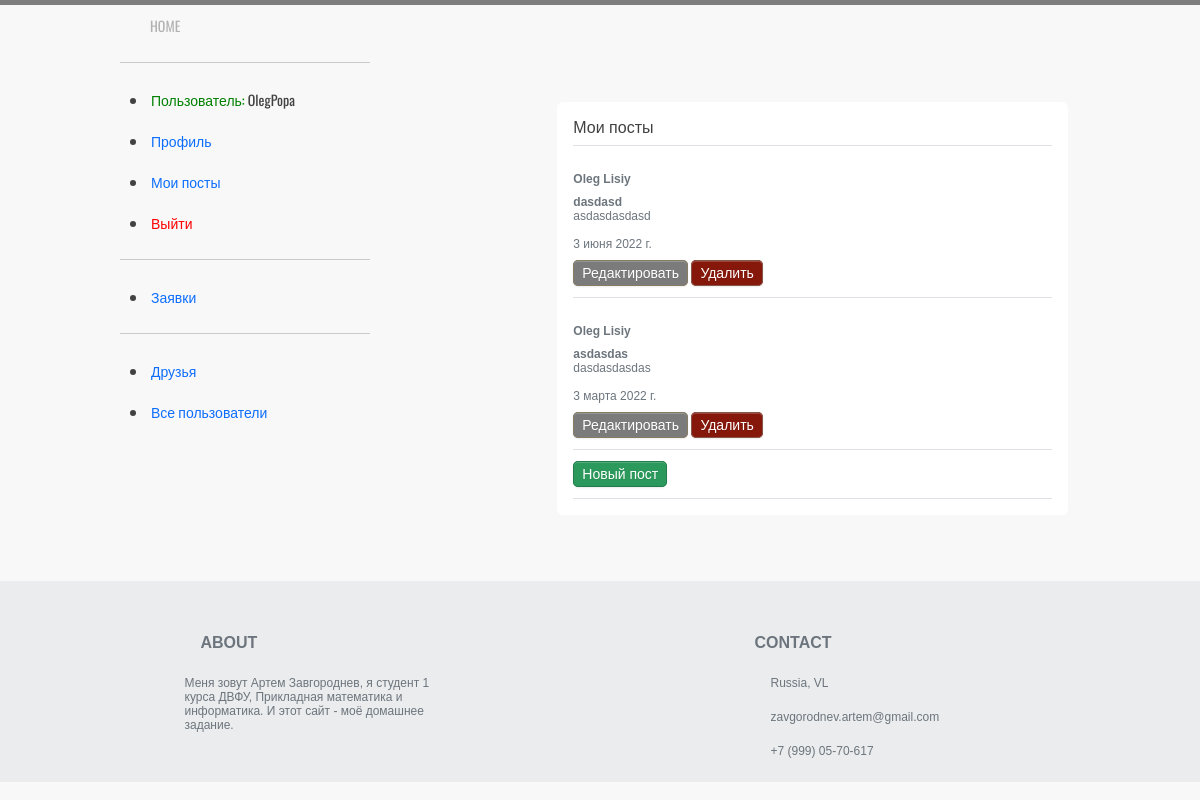
Screenshot of /my_posts/ (signed in) with the database file from the repository.
### forum/models.py (models this page shows, shortened)
class Post(models.Model):
    current_user = models.ForeignKey(User, related_name='post_owner', null=True, on_delete=models.CASCADE)
    head = models.CharField("Заголовок", max_length=100)
    text = models.TextField("Текст", null=True, blank=True)
    date = models.DateField(null=True, blank=True)

class Profile(models.Model):
    user = models.OneToOneField(User, null=True, on_delete=models.CASCADE)
    first_name = models.CharField("first name", max_length=100)
    last_name = models.CharField("last name", max_length=100)
    profile_pic = models.ImageField(null=True, blank=True, upload_to="images/profile/")
    date_of_birth = models.DateField(null=True, blank=True)
    bio = models.TextField(null=True, blank=True)
    facebook = models.CharField(max_length=50, null=True, blank=True)
    twitter = models.CharField(max_length=50, null=True, blank=True)
    instagram = models.CharField(max_length=50, null=True, blank=True)
    SEX_STATUS = (
        ('m', 'male'),
        ('f', 'female'),
    )
    sex = models.CharField(max_length=1, choices=SEX_STATUS, blank=True, default='m')

### forum/views.py (the view)
# urls.py: re_path(r'^my_posts/$', views.MyPostsList.as_view(), name='my_posts'),
class MyPostsList(ListView):
    model = Post
    template_name = 'forum/my_posts.html'
    paginate_by = 3
    def get_queryset(self):
        return Post.objects.filter(current_user=self.request.user).order_by('-date')

### forum/templates/forum/my_posts.html (shortened to what this page needs)
{% extends "forum/base.html" %}
{% load static %}
{% block content %}
<ul>
        <div class="my-3 p-3 bg-white rounded box-shadow">
        <h6 class="border-bottom border-gray pb-2 mb-0">Мои посты</h6>
        {% if post_list %}
        {% for post in post_list %}
            <div class="media text-muted pt-3">
                <div class="d-flex justify-content-between align-items-center w-100">
                        <nav><strong class="text-gray-dark"><a href="{% url 'user_profile' post.current_user.profile.id %}" class="link-secondary">{{ post.current_user.profile.first_name }} {{ post.current_user.profile.last_name }}</a></strong></nav><hr>
                </div>
                <div class="media-body pb-3 mb-0 lh-125 border-bottom border-gray">
                    <strong><span class="d-block">{{post.head}}</span></strong>
                    {{post.text}}<br><br>
                    {{post.date}}<br><br>
                    <a href="{% url 'update_post' post.id %}" class="gray">Редактировать</a>
                    <a href="{% url 'delete_post' post.id %}" class="red">Удалить</a>
                </div>
            </div>
            {% endfor %}
            <div class="media text-muted pt-3">
                <div class="media-body pb-3 mb-0  lh-125 border-bottom border-gray">
                    <span class="d-block"><a href="{% url 'create_post' %}" class="green">Новый пост</a></span>
                </div>
            </div>
        {% endif %}
        </div>
    </ul>
{% endblock content %}

### forum/templates/forum/base.html (shortened to what this page needs)
<!DOCTYPE html>
<html lang="ru">
<head>
    <link href="https://cdn.jsdelivr.net/npm/bootstrap@5.2.0-beta1/dist/css/bootstrap.min.css" rel="stylesheet">
  {% load static %}
  <link rel="stylesheet" href="{% static 'css/styles.css' %}">
</head>
<body>
    <div id="wrapper">
        <nav>
            <ul class="top-menu">
                <li><a href="{% url 'home' %}">HOME</a></li>
            </ul>
        </nav>
		<aside>
            <nav>
                {% block sidebar %}
                {% if user.is_authenticated %}
                <hr>
                <li><font color="green">Пользователь:</font> {{ user.get_username }}</li>
                {% if user.profile %}
                <li><a href="{% url 'user_profile' user.profile.id %}">Профиль</a></li>
                {% else %}
                <li><a href="{% url 'create_user_profile' %}">Создать профиль</a></li>
                {% endif %}
                <li><a href="{% url 'my_posts' %}">Мои посты</a></li>
                <li><a href="{% url 'logout'%}?next={% url 'home' %}"><font color="red">Выйти</font></a></li>
                {% if user.profile %}
                <hr>
                <li><a href="{% url 'user_friend_requests'%}">Заявки</a></li>
                <hr>
                <li><a href="{% url 'friends'%}">Друзья</a></li>
                <li><a href="{% url 'all_users'%}">Все пользователи</a></li>
                {% endif %}
                {% else %}
                <li><a href="{% url 'login'%}?next={{request.path}}">Войти</a></li>
                {% endif %}
                {% endblock %}
            </nav>
        </aside>
		<section>
        <div class="container-fluid" style="min-height: 350px">
            <div class="row">
            <div class="col-sm-2">
            </div>
                <div class="col-sm-10 ">
                    {% block content %}{% endblock %}
                </div>
            </div>
        </div>
        </section>
    </div>
    <footer class="text-center text-lg-start bg-light text-muted navbar-fixed-bottom">
        <div class="text-center p-1" style="background-color: rgba(0, 0, 0, 0.05);">
            <div class="container text-center text-md-start mt-5">
                <div class="row mt-3">
                    <div class="col-md-3 col-lg-4 col-xl-3 mx-auto mb-4">
                        <h6 class="text-uppercase fw-bold mb-4">
                            ABOUT
                        </h6>
                        <p>
                            Меня зовут Артем Завгороднев, я студент 1 курса ДВФУ, Прикладная математика и информатика. И этот сайт - моё домашнее задание.
                        </p>
                    </div>
                    <div class="col-md-4 col-lg-3 col-xl-3 mx-auto mb-md-0 mb-4">
                        <h6 class="text-uppercase fw-bold mb-4">
                            Contact
                        </h6>
                        <p> Russia, VL</p>
                        <p>
                            zavgorodnev.artem@gmail.com
                        </p>
                        <p> +7 (999) 05-70-617</p>
                    </div>
                </div>
            </div>
        </div>
    </footer>
</body>
</html>

### forum/static/css/styles.css (style rules this page uses)
body { color: #414141; font: 12px Tahoma, sans-serif; background-color: #f8f8f8; border-top: 5px solid #7e7e7e; margin: 0; }
p { margin: 20px 0; }
#wrapper { max-width: 960px; margin: auto; }
nav a { text-decoration: none; }
nav ul { margin: 0; padding: 0; }
nav li { list-style-position: inside; font: 14px 'Oswald', sans-serif; padding: 10px; }
.top-menu li { display: inline-block; padding: 10px 30px; margin: 0; }
.top-menu a { color: #b2b2b2; }
aside { float: left; width: 250px; }
section { margin-top: 40px; margin-left: 280px; padding-bottom: 50px; }
a.green { border-radius: 5px; -webkit-box-shadow: inset 0 1px 0 rgba(255, 255, 255, 0.2), 0 1px 2px rgba(0, 0, 0, 0.08); -moz-box-shadow: inset 0 1px 0 rgba(255, 255, 255, 0.2), 0 1px 2px rgba(0, 0, 0, 0.08); box-shadow: inset 0 1px 0 rgba(255, 255, 255, 0.2), 0 1px 2px rgba(0, 0, 0, 0.08); color: #fff; width:100px; text-align: center; font-family: Arial, Helvetica, sans-serif; font-size: 14px; padding: 4px 8px; margin: 10px auto; text-decoration: none; text-shadow: 0 1px 1px rgba(0, 0, 0, 0.075); -webkit-transition: background-color 0.1s linear; -moz-transition: background-color 0.1s linear; -o-transition: background-color 0.1s linear; transition: background-color 0.1s linear; }
a.green { background-color: rgb( 43, 153, 91 ); border: 1px solid rgb( 33, 126, 74 ); }
a.red { border-radius: 5px; -webkit-box-shadow: inset 0 1px 0 rgba(255, 255, 255, 0.2), 0 1px 2px rgba(0, 0, 0, 0.08); -moz-box-shadow: inset 0 1px 0 rgba(255, 255, 255, 0.2), 0 1px 2px rgba(0, 0, 0, 0.08); box-shadow: inset 0 1px 0 rgba(255, 255, 255, 0.2), 0 1px 2px rgba(0, 0, 0, 0.08); color: #fff; width:100px; text-align: center; font-family: Arial, Helvetica, sans-serif; font-size: 14px; padding: 4px 8px; margin: 10px auto; text-decoration: none; text-shadow: 0 1px 1px rgba(0, 0, 0, 0.075); -webkit-transition: background-color 0.1s linear; -moz-transition: background-color 0.1s linear; -o-transition: background-color 0.1s linear; transition: background-color 0.1s linear; }
a.red { background-color: rgb( 134, 23, 11 ); border: 1px solid rgb( 134, 86, 74 ); }
a.gray { border-radius: 5px; -webkit-box-shadow: inset 0 1px 0 rgba(255, 255, 255, 0.2), 0 1px 2px rgba(0, 0, 0, 0.08); -moz-box-shadow: inset 0 1px 0 rgba(255, 255, 255, 0.2), 0 1px 2px rgba(0, 0, 0, 0.08); box-shadow: inset 0 1px 0 rgba(255, 255, 255, 0.2), 0 1px 2px rgba(0, 0, 0, 0.08); color: #fff; width:100px; text-align: center; font-family: Arial, Helvetica, sans-serif; font-size: 14px; padding: 4px 8px; margin: 10px auto; text-decoration: none; text-shadow: 0 1px 1px rgba(0, 0, 0, 0.075); -webkit-transition: background-color 0.1s linear; -moz-transition: background-color 0.1s linear; -o-transition: background-color 0.1s linear; transition: background-color 0.1s linear; }
a.gray { background-color: rgb( 123, 123, 123 ); border: 1px solid rgb( 134, 126, 98 ); }

### rows the page displays
Post: current_user.profile.first_name "Oleg", current_user.profile.last_name "Lisiy", head "dasdasd", text "asdasdasdasd", date "3 июня 2022 г."
Post: current_user.profile.first_name "Oleg", current_user.profile.last_name "Lisiy", head "asdasdas", text "dasdasdasdas", date "3 марта 2022 г."

### other values shown
{{ user.get_username }} "OlegPopa"
